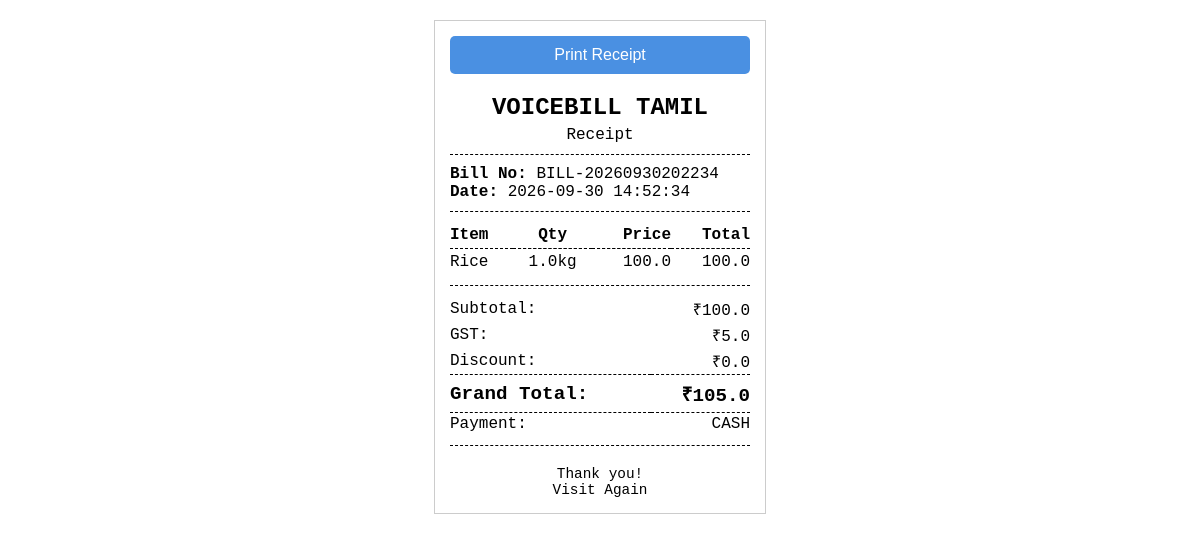
The page /bill/1/view on the database its author committed.
### tables this page shows
CREATE TABLE settings (
    key TEXT PRIMARY KEY,
    value TEXT NOT NULL
);

CREATE TABLE bills (
    id INTEGER PRIMARY KEY AUTOINCREMENT,
    bill_number TEXT NOT NULL UNIQUE,
    subtotal REAL NOT NULL,
    discount REAL DEFAULT 0,
    gst REAL DEFAULT 0,
    grand_total REAL NOT NULL,
    payment_method TEXT,
    created_at TIMESTAMP DEFAULT CURRENT_TIMESTAMP
);

CREATE TABLE bill_items (
    id INTEGER PRIMARY KEY AUTOINCREMENT,
    bill_id INTEGER,
    product_id INTEGER,
    quantity REAL NOT NULL,
    unit TEXT NOT NULL,
    price REAL NOT NULL,
    total REAL NOT NULL,
    FOREIGN KEY (bill_id) REFERENCES bills (id),
    FOREIGN KEY (product_id) REFERENCES products (id)
);

CREATE TABLE products (
    id INTEGER PRIMARY KEY AUTOINCREMENT,
    name TEXT NOT NULL,
    category TEXT NOT NULL,
    unit TEXT NOT NULL,
    price REAL NOT NULL,
    gst_percentage REAL DEFAULT 0,
    stock_quantity REAL DEFAULT 0,
    minimum_stock REAL DEFAULT 0,
    image TEXT,
    created_at TIMESTAMP DEFAULT CURRENT_TIMESTAMP
);

### backend/app.py (the view)
@app.route('/bill/<int:id>/view')
def print_bill_view(id):
    conn = get_db()
    c = conn.cursor()
    c.execute("SELECT * FROM bills WHERE id=?", (id,))
    row = c.fetchone()
    if not row:
        return "Bill not found", 404
    bill = dict(row)
    c.execute('''SELECT bi.*, p.name FROM bill_items bi
                 JOIN products p ON bi.product_id = p.id
                 WHERE bi.bill_id=?''', (id,))
    items = [dict(row) for row in c.fetchall()]
    c.execute("SELECT key, value FROM settings")
    shop_settings = {row['key']: row['value'] for row in c.fetchall()}
    conn.close()
    return render_template('print_template.html', bill=bill, items=items, settings=shop_settings)

### backend/database.py (called while the page is built)
def get_db():
    conn = sqlite3.connect(DB_PATH)
    conn.row_factory = sqlite3.Row
    return conn

### templates/print_template.html (shortened to what this page needs)
<!DOCTYPE html>
<html lang="en">
<head>
</head>
<body>
<div class="receipt">
    <button class="print-btn no-print" onclick="window.print()">Print Receipt</button>
    <div class="text-center">
        <div class="shop-name">{{ settings.get('shop_name', 'VOICEBILL TAMIL') }}</div>
        <div>Receipt</div>
    </div>
    <div class="divider"></div>
    <div>
        <strong>Bill No:</strong> {{ bill.bill_number }}<br>
        <strong>Date:</strong> {{ bill.created_at }}
    </div>
    <div class="divider"></div>
    <table>
        <thead>
            <tr>
                <th class="text-left">Item</th>
                <th class="text-center">Qty</th>
                <th class="text-right">Price</th>
                <th class="text-right">Total</th>
            </tr>
        </thead>
        <tbody>
            {% for item in items %}
            <tr>
                <td class="text-left">{{ item.name }}</td>
                <td class="text-center">{{ item.quantity }}{{ item.unit }}</td>
                <td class="text-right">{{ item.price }}</td>
                <td class="text-right">{{ item.total }}</td>
            </tr>
            {% endfor %}
        </tbody>
    </table>
    <div class="divider"></div>
    <table class="totals-table">
        <tr>
            <td class="text-left">Subtotal:</td>
            <td class="text-right">₹{{ bill.subtotal }}</td>
        </tr>
        <tr>
            <td class="text-left">GST:</td>
            <td class="text-right">₹{{ bill.gst }}</td>
        </tr>
        <tr>
            <td class="text-left">Discount:</td>
            <td class="text-right">₹{{ bill.discount }}</td>
        </tr>
        <tr>
            <td class="text-left grand-total">Grand Total:</td>
            <td class="text-right grand-total">₹{{ bill.grand_total }}</td>
        </tr>
        <tr>
            <td class="text-left">Payment:</td>
            <td class="text-right">{{ bill.payment_method }}</td>
        </tr>
    </table>
    <div class="divider"></div>
    <div class="footer">
        Thank you!<br>
        Visit Again
    </div>
</div>
</body>
</html>

### templates/print_template.html (style rules this page uses)
body { font-family: 'Courier New', Courier, monospace; margin: 0; padding: 20px; background: #fff; color: #000; }
.receipt { width: 300px; margin: 0 auto; border: 1px solid #ccc; padding: 15px; }
.text-center { text-align: center; }
.text-right { text-align: right; }
.text-left { text-align: left; }
.shop-name { font-size: 1.5em; font-weight: bold; margin-bottom: 5px; }
.divider { border-top: 1px dashed #000; margin: 10px 0; }
table { width: 100%; border-collapse: collapse; }
th, td { padding: 4px 0; }
th { border-bottom: 1px dashed #000; }
.totals-table { width: 100%; margin-top: 10px; }
.totals-table td { padding: 2px 0; }
.grand-total { font-weight: bold; font-size: 1.2em; border-top: 1px dashed #000; border-bottom: 1px dashed #000; padding: 5px 0 !important; }
.footer { margin-top: 20px; text-align: center; font-size: 0.9em; }
.print-btn { display: block; width: 100%; padding: 10px; margin-bottom: 20px; background: #4A90E2; color: white; border: none; border-radius: 5px; cursor: pointer; font-size: 1em; }

### rows shown on the page
settings: get "VOICEBILL TAMIL"
bills: bill_number "BILL-20260930202234", created_at "2026-09-30 14:52:34", subtotal "100.0", gst "5.0", discount "0.0", grand_total "105.0", payment_method "CASH"
bill_items: name "Rice", quantity "1.0", unit "kg", price "100.0", total "100.0"
